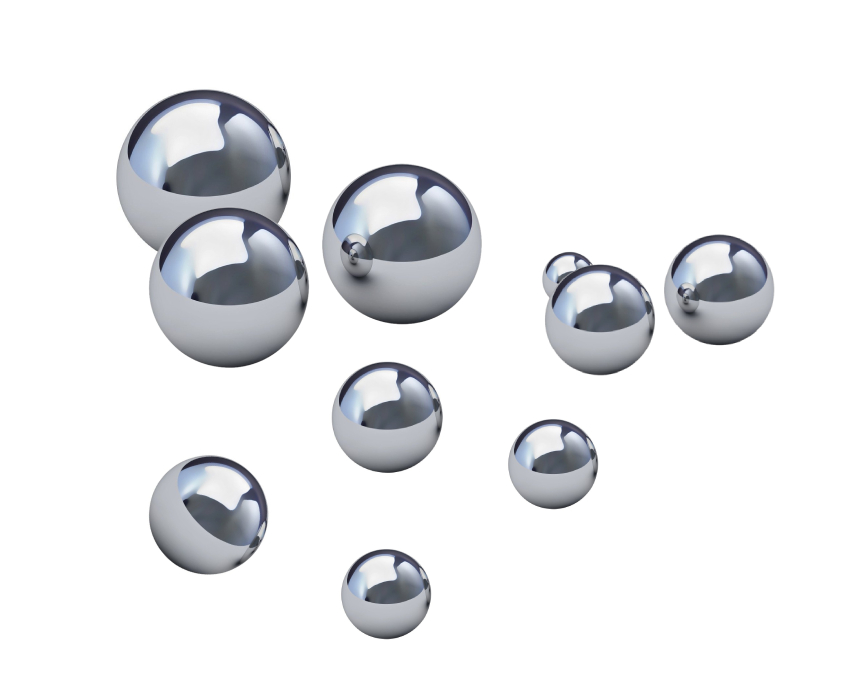
#> input picture figure/MetalBalls.jpg, 868 x 676 px
$ jupyter execute metalball_count.ipynb
#> lines starting #> are read from the running program, lines starting #| are printed output that depends on the picture; after the words box and inside, x2 and y2 are one past the last pixel; in counts of white or black regions, pixels touching at a corner belong together
[cell 1]
import cv2
import numpy as np
import matplotlib.pyplot as plt

[cell 2]
image = cv2.imread('./figure/MetalBalls.jpg', cv2.IMREAD_COLOR)
#> image is the input picture: shape (676, 868, 3); mean B, G, R 237.2, 235.5, 234.7
plt.imshow(cv2.cvtColor(image, cv2.COLOR_BGR2RGB))
plt.axis('off')
plt.show()

[cell 3]
gray = cv2.cvtColor(image, cv2.COLOR_BGR2GRAY)
plt.imshow(gray, cmap='gray')
plt.axis('off')
plt.show()

[cell 4]
thresh = cv2.threshold(gray, 230, 255, cv2.THRESH_BINARY_INV)[1]
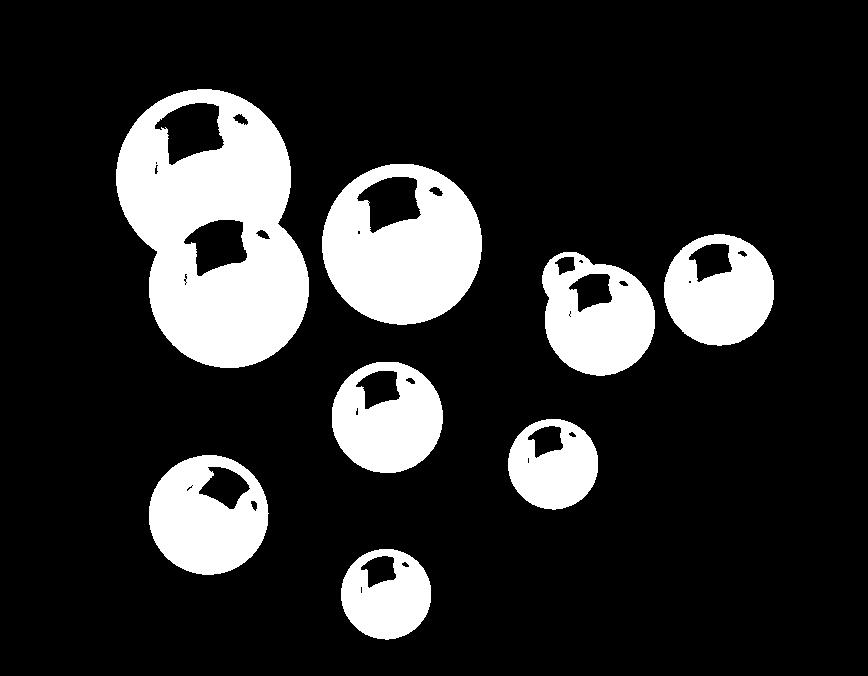
#> thresh: shape (676, 868); 17.1% white; 8 white regions, largest, box (x1, y1, x2, y2) and area: (116, 89, 309, 368) 34604, (322, 164, 482, 325) 17917, (149, 455, 269, 575) 9980
plt.imshow(thresh, cmap='gray')
plt.axis('off')
plt.show()

[cell 5]
edged = cv2.Canny(thresh, 30, 150)
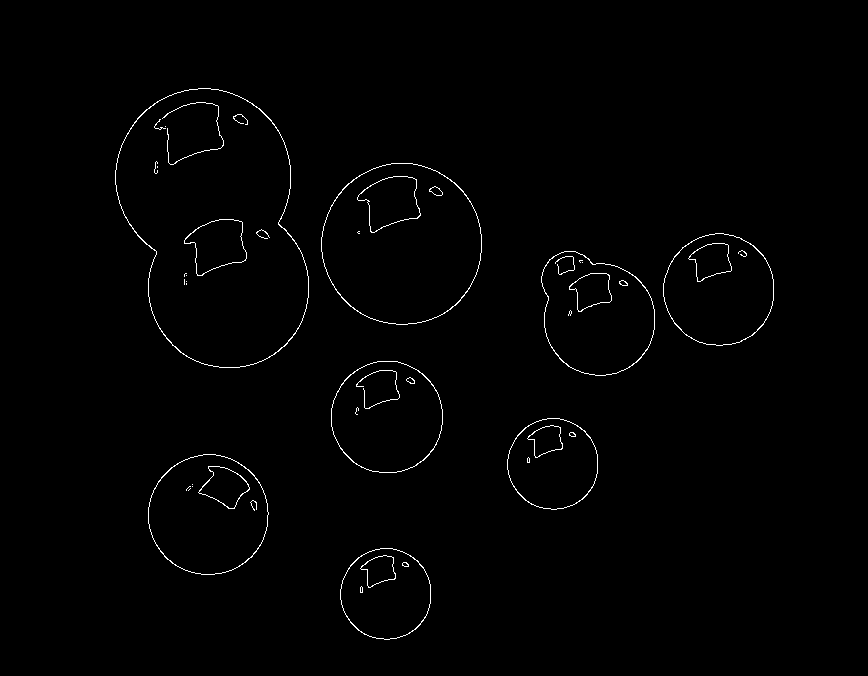
#> edged: shape (676, 868); 0.9% white in thin lines or dots, all inside (x1, y1, x2, y2) = (115, 88, 774, 640)
plt.imshow(edged, cmap='gray')
plt.axis('off')
plt.show()

[cell 6]
# Find contours
contours, _ = cv2.findContours(edged, cv2.RETR_EXTERNAL, cv2.CHAIN_APPROX_SIMPLE)
#> contours = 8 contours; box (x1, y1, x2, y2) and area: (115, 88, 309, 368) 39790, (321, 163, 482, 325) 20282, (148, 454, 269, 575) 11278, (541, 251, 655, 376) 10758, (331, 361, 443, 473) 9790, (663, 233, 774, 346) 9676, (340, 548, 431, 640) 6450, (507, 418, 598, 510) 6450
print(f'{len(contours)} contours found!')
#| 8 contours found!

# draw a binary image with countours, all white inside the contour
blank = np.zeros(image.shape, dtype='uint8')
cv2.drawContours(blank, contours, -1, (255, 255, 255), cv2.FILLED)
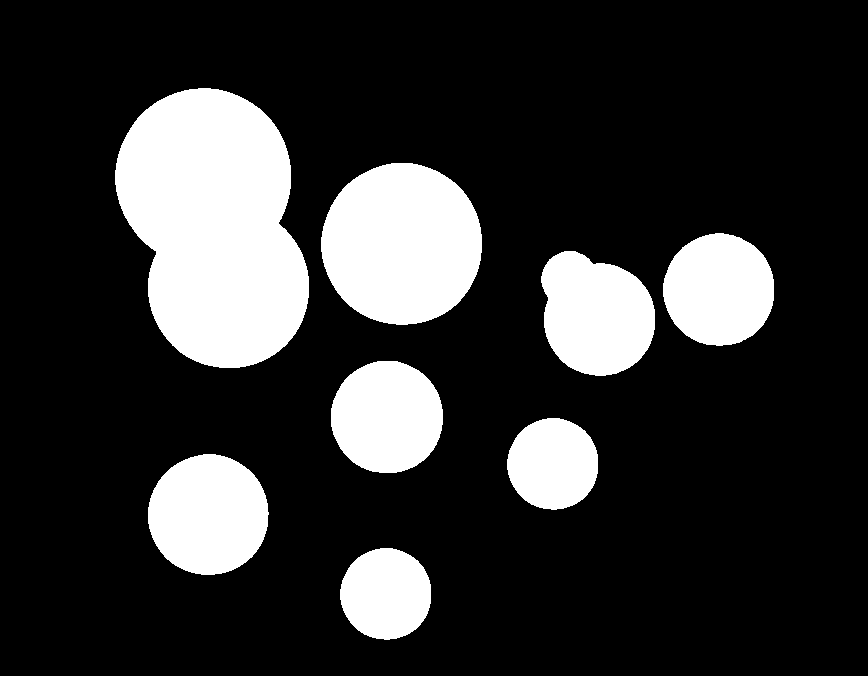
#> blank: shape (676, 868, 3); 19.8% white; 8 white regions, largest, box (x1, y1, x2, y2) and area: (115, 88, 309, 368) 40143, (321, 163, 482, 325) 20511, (148, 454, 269, 575) 11450
blank = cv2.cvtColor(blank, cv2.COLOR_BGR2GRAY)
plt.imshow(blank, cmap='gray')
plt.axis('off')

[cell 7]
# detect circles in the countours
rows = blank.shape[0]
#> rows = 676
circles = cv2.HoughCircles(blank, cv2.HOUGH_GRADIENT, 2.2, rows / 16,
                               param1=100, param2=40,
                               minRadius=0, maxRadius=120)
#> circles = [[386.1, 416.9, 56.76], [203.5, 174.9, 86.9], [401.5, 245.3, 80.3], [599.5, 320.1, 56.1], [227.7, 284.9, 80.3], [210.1, 513.7, 60.06], [386.1, 595.1, 44.88], [551.1, 463.1, 46.86], [718.3, 287.1, 55.66], [570.9, 280.5, 29.92]]
# circles = cv2.HoughCircles(thresh, cv2.HOUGH_GRADIENT, 1, 100, param1=50, param2=30, minRadius=0, maxRadius=0)

image_show = image.copy()
if circles is not None:
    print(f'{len(circles[0, :])} circles found!')
#| 10 circles found!
    circles = np.round(circles[0, :]).astype('int')
#> circles = [[386, 417, 57], [204, 175, 87], [402, 245, 80], [600, 320, 56], [228, 285, 80], [210, 514, 60], [386, 595, 45], [551, 463, 47], [718, 287, 56], [571, 280, 30]]
    for (x, y, r) in circles:
        cv2.circle(image_show, (x, y), r, (0, 255, 0), 4)
        cv2.rectangle(image_show, (x-5, y-5), (x+5, y+5), (0, 128, 255), -1)
#> this loop made 10 passes
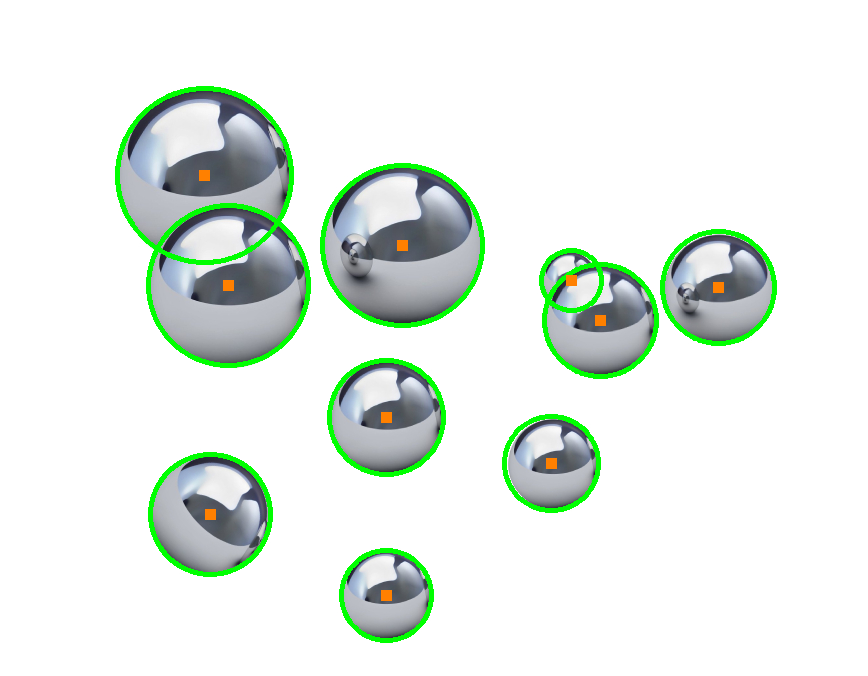
#> image_show: shape (676, 868, 3); 3.36% of pixels changed, all inside (x1, y1, x2, y2) = (115, 86, 777, 643)

plt.imshow(cv2.cvtColor(image_show, cv2.COLOR_BGR2RGB))
plt.axis('off')
